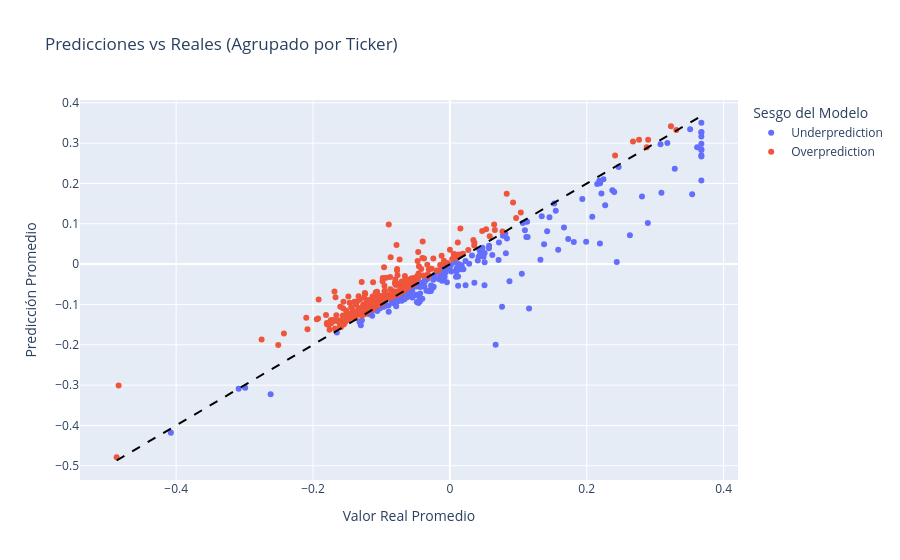

Source (notebook cell):
### Markdown cell above
Se generan 2 clusters segun las predicciones:
* Overprediction: si los residuos son mayores o iguales a cero.
*  Underprediction: si los residuos son menores a cero.

### Code cell
# Recuperar el ticker usando el indice de y_test
tickers_test = df.loc[y_test.index, 'Ticker']

# Consolidar resultados individuales en un DataFrame
resultados_df = pd.DataFrame({
    'Ticker': tickers_test,
    'Real': y_test,
    'Predicho': y_pred
})

# Calcular el residuo para cada predicción
resultados_df['Residuo'] = resultados_df['Predicho'] - resultados_df['Real']

# Agrupar por ticker
resultados_agrupados = resultados_df.groupby('Ticker')[['Real', 'Predicho', 'Residuo']].mean()

# Generar el Cluster sobre el promedio de los residuos
resultados_agrupados['Cluster'] = ['Overprediction' if r >= 0 else 'Underprediction' 
                                   for r in resultados_agrupados['Residuo']]

# Visualizar
fig = px.scatter(
    resultados_agrupados, 
    x='Real', 
    y='Predicho', 
    color='Cluster',
    hover_name=resultados_agrupados.index, 
    labels={'Real':'Valor Real Promedio', 'Predicho':'Predicción Promedio', 'Cluster':'Sesgo del Modelo'},
    title='Predicciones vs Reales (Agrupado por Ticker)'
)

# Línea de identidad perfecta
min_val = resultados_agrupados['Real'].min()
max_val = resultados_agrupados['Real'].max()
fig.add_shape(type='line', x0=min_val, y0=min_val, x1=max_val, y1=max_val,
              line=dict(color='black', dash='dash', width=2))
fig.show()

# Estadísticas por cluster a nivel Ticker
over_mask = resultados_agrupados['Cluster'] == 'Overprediction'
under_mask = resultados_agrupados['Cluster'] == 'Underprediction'

print("\nEstadísticas por cluster (a nivel de Ticker):")
print(f"Overprediction: {over_mask.sum()} tickers, residuo medio global: {resultados_agrupados.loc[over_mask, 'Residuo'].mean():.4f}")
print(f"Underprediction: {under_mask.sum()} tickers, residuo medio global: {resultados_agrupados.loc[under_mask, 'Residuo'].mean():.4f}")

### Figure 1 — Plotly figure (JSON) as saved in the notebook; plotly's stock layout.template omitted (floating-point values rounded to 4 significant figures; data arrays with more than 128 entries replaced by an {"elided": "..."} marker saying what was removed)
{"data": [{"hovertemplate": "<b>%{hovertext}</b><br><br>Sesgo del Modelo=Underprediction<br>Valor Real Promedio=%{x}<br>Predicción Promedio=%{y}<extra></extra>", "hovertext": {"elided": "200 str values"}, "legendgroup": "Underprediction", "marker": {"color": "#636efa", "symbol": "circle"}, "mode": "markers", "name": "Underprediction", "orientation": "v", "showlegend": true, "type": "scatter", "x": {"elided": "200 float values"}, "xaxis": "x", "y": {"elided": "200 float values"}, "yaxis": "y"}, {"hovertemplate": "<b>%{hovertext}</b><br><br>Sesgo del Modelo=Overprediction<br>Valor Real Promedio=%{x}<br>Predicción Promedio=%{y}<extra></extra>", "hovertext": {"elided": "255 str values"}, "legendgroup": "Overprediction", "marker": {"color": "#EF553B", "symbol": "circle"}, "mode": "markers", "name": "Overprediction", "orientation": "v", "showlegend": true, "type": "scatter", "x": {"elided": "255 float values"}, "xaxis": "x", "y": {"elided": "255 float values"}, "yaxis": "y"}], "layout": {"legend": {"title": {"text": "Sesgo del Modelo"}, "tracegroupgap": 0}, "shapes": [{"line": {"color": "black", "dash": "dash", "width": 2}, "type": "line", "x0": -0.487, "x1": 0.3674, "y0": -0.487, "y1": 0.3674}], "title": {"text": "Predicciones vs Reales (Agrupado por Ticker)"}, "xaxis": {"anchor": "y", "domain": [0, 1], "title": {"text": "Valor Real Promedio"}}, "yaxis": {"anchor": "x", "domain": [0, 1], "title": {"text": "Predicción Promedio"}}}}
